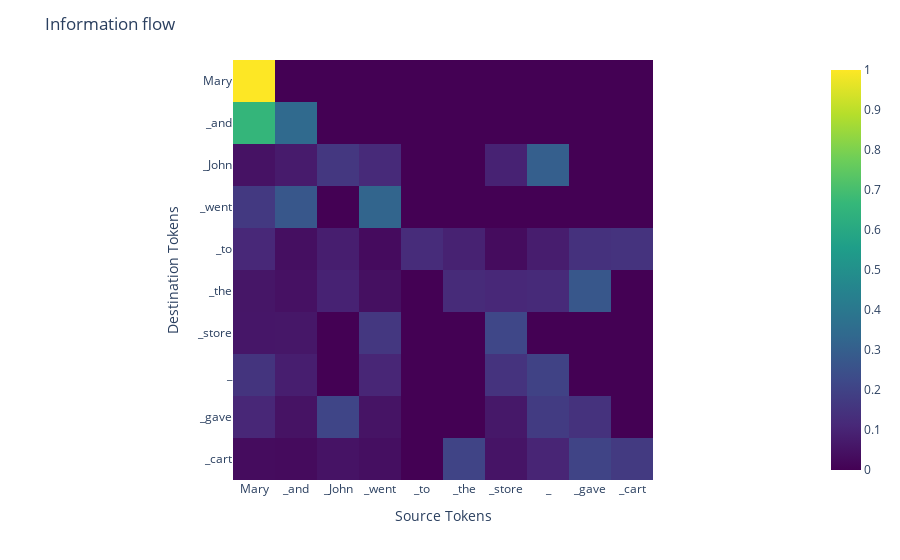

The notebook cell this image was saved under:
### Code cell
print(total_position_contributions.shape)

# Convert the tensor to a numpy array

print(len(tokens[1:]))
labels = tokens[1:]
print(tokens[1:])

# # Create a list of labels for the x and y axes
# num_tokens = total_position_contributions.shape[0]
# labels = [f"Token {i+1}" for i in range(num_tokens)]
labels = [re.sub(r'[^\w]', '_', token) for token in labels]
tokens_list = ['Mary', ' and', ' John', ' went', ' to', ' the', ' store', '.', ' John', ' gave', ' the', ' cart', ' to']
num_tokens = len(tokens_list)

# Replace spaces and special characters with underscores
labels = [re.sub(r'[^\w]', '_', token) for token in tokens_list]
print(labels)
print(len(labels))

# Create a figure with Plotly Express
fig = px.imshow(total_position_contributions.cpu().numpy(), x=labels, y=labels, color_continuous_scale='Viridis')

# Update the layout
fig.update_layout(
    title='Information flow',
    xaxis_title='Source Tokens',
    yaxis_title='Destination Tokens',
    font=dict(size=12)
)

# Show the figure
fig.show()

### Figure 1 — Plotly figure (JSON) as saved in the notebook; plotly's stock layout.template omitted (floating-point values rounded to 4 significant figures; data arrays with more than 128 entries replaced by an {"elided": "..."} marker saying what was removed)
{"data": [{"coloraxis": "coloraxis", "hovertemplate": "x: %{x}<br>y: %{y}<br>color: %{z}<extra></extra>", "name": "0", "type": "heatmap", "x": ["Mary", "_and", "_John", "_went", "_to", "_the", "_store", "_", "_John", "_gave", "_the", "_cart", "_to"], "xaxis": "x", "y": ["Mary", "_and", "_John", "_went", "_to", "_the", "_store", "_", "_John", "_gave", "_the", "_cart", "_to"], "yaxis": "y", "z": {"elided": "13x13 float values"}}], "layout": {"coloraxis": {"colorscale": [[0, "#440154"], [0.1111, "#482878"], [0.2222, "#3e4989"], [0.3333, "#31688e"], [0.4444, "#26828e"], [0.5556, "#1f9e89"], [0.6667, "#35b779"], [0.7778, "#6ece58"], [0.8889, "#b5de2b"], [1, "#fde725"]]}, "font": {"size": 12}, "margin": {"t": 60}, "title": {"text": "Information flow"}, "xaxis": {"anchor": "y", "constrain": "domain", "domain": [0, 1], "scaleanchor": "y", "title": {"text": "Source Tokens"}}, "yaxis": {"anchor": "x", "autorange": "reversed", "constrain": "domain", "domain": [0, 1], "title": {"text": "Destination Tokens"}}}}
